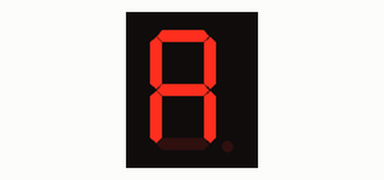
Recording of a sketch running on a simulated Arduino Uno, built with avr-gcc and run on an emulated ATmega328P. On the bench: 1-digit seven-segment display. Wiring (inferred from the names in the program): 1-digit 7-segment display, segments lit when HIGH: segments pin 5, pin 6, pin 7, pin 8, pin 9, pin 10, pin 11. The segment pins are drawn as the display they are named for.

Above: at 0.1 s.
At 0.7 s:
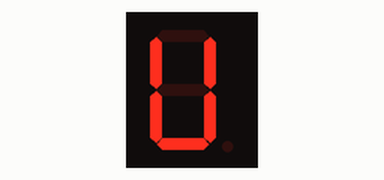
At 1.3 s:
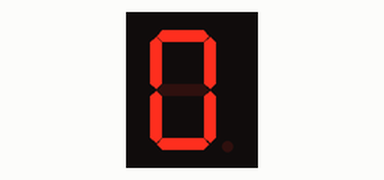
At 2.5 s:
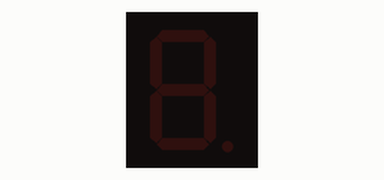
At 3.2 s:
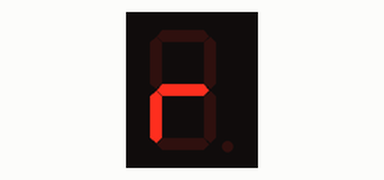

The sketch:

ex4.ino
```cpp
/**********************************************************************************
**                                                                               **
**                               Math Is Fun                                     **
**                                                                               **
**    adam el aloua moujahad                               10/02/23              **
**********************************************************************************/
//********** Includes *************************************************************
//********** Variables ************************************************************
// Cal utilitzar aquests dos parametres si es catode comu
const char ledOn = HIGH;
const char ledOff = LOW;
// Cal utilitzar aquests dos paramtre si es anode comu
//const char ledOn = LOW;
//const char ledOff = HIGH;

// Assignacio de segments a ports de sortida
byte seg_a = 5;
byte seg_b = 6;
byte seg_c = 7;
byte seg_d = 8;
byte seg_e = 9;
byte seg_f = 10;
byte seg_g = 11;

const byte segmentPin[] = {seg_a,seg_b,seg_c,seg_d,seg_e,seg_f,seg_g};//pins segments

int segmentNum = 7;    // número de segment
int pausa = 200;       // definir variable per marcar velocitat de mostrar lletres
const byte codis[] = { // números i lletres en format 7segments ABCDEFG
 //ABCDEFG_
  B11111100,  // Representa el 0
  B01100000,  // Representa el 1
  B11011010,  // Representa el 2
  B11110010,  // Representa el 3
  B01100110,  // Representa el 4
  B10110110,  // Representa el 5
  B00111110,  // Representa el 6
  B11100000,  // Representa el 7
  B11111110,  // Representa el 8
  B11100110,  // Representa el 9
  B11101110,  // Representa la a (10)
  B00111110,  // Representa la b (11)
  B10011100,  // Representa la c (12)
  B01111010,  // Representa la d (13)
  B10011110,  // Representa la e (14)
  B10001110,  // Representa la f (15)
  B11110110,  // Representa la g (16)
  B01101110,  // Representa la h (17)
  B00001100,  // Representa la i (18)
  B01111000,  // Representa la j (19)
  B01101110,  // Representa la k (20)
  B00011100,  // Representa la l (21)
  B10101000,  // Representa la m (22)
  B00101010,  // Representa la n (23)
  B11111100,  // Representa la o (24)
  B11001110,  // Representa la p (25)
  B11100110,  // Representa la q (26)
  B00001010,  // Representa la r (27)
  B10110110,  // Representa la s (28)
  B00111100,  // Representa la t (29)
  B01111100,  // Representa la u (30)
  B00111000,  // Representa la v (31)
  B01010100,  // Representa la w (32)
  B01101110,  // Representa la x (33)
  B01110110,  // Representa la y (34)
  B11011010,  // Representa la z (35)
  B00000000,  // Representa el   (36)
};

//********** Setup ****************************************************************
void setup()
{
  // Configura els pins com a sortides i deixa el Display parat
  for(int i = 0; i < segmentNum; i++)
  {
    pinMode(segmentPin[i], OUTPUT);
    digitalWrite(segmentPin[i], ledOff);
  }
}

//********** Loop *****************************************************************
void loop()
{
  mostra(10);  // A
  mostra(27);  // R
  mostra(13);  // D
  mostra(30);  // U
  mostra(18);  // I
  mostra(23);  // N
  mostra(24);  // O

  delay(1000);
  shutDown();
  delay(500);
}

//********** Funcions *************************************************************
void mostra(int element)
{
  boolean estatSegment;
  for(int segment = 1; segment < 8; segment++)
  {
    estatSegment = bitRead(codis[element], segment);
    if (ledOn == LOW) estatSegment = ! estatSegment;// Si anode comu, invertir sortida
    digitalWrite(segmentPin[(7-segment)], estatSegment);
  }
  delay(pausa);
}

//Aquesta funcio apaga tots elssegments
void shutDown()
{
  for(int i = 0; i < 7; i++)
  {
    digitalWrite(segmentPin[i], ledOff);
  }

}
```

Measured:
- by itself, everything shown: repeats every 2.9 s, in 8 steps
- what the display in image 2 shows lasts 1.2 s, from 1.2 s to 2.4 s
- what the display in image 3 shows lasts 0.5 s, from 2.4 s to 2.9 s
